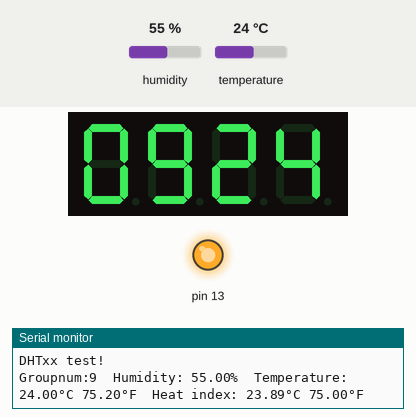
Simulated run of this sketch. Board: Arduino Uno, built with avr-gcc and run on an emulated ATmega328P. On the bench: 4-digit seven-segment display, output pins drawn as LEDs (lit = HIGH), the last lines printed to the serial monitor. Inputs (shaded band) come from the test bench; at power-on: temperature 24 °C, humidity 55 %.

Above: at 4.2 s.
4.3 s: temperature set to 12 °C
At 6.9 s:
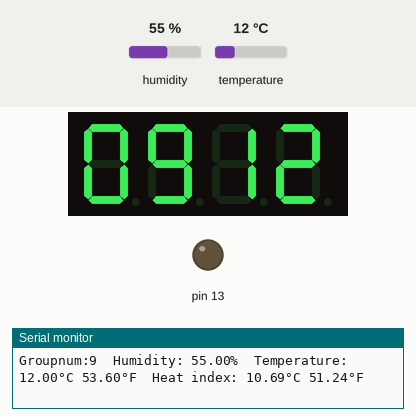
7.1 s: temperature set to 19 °C
At 9.7 s:
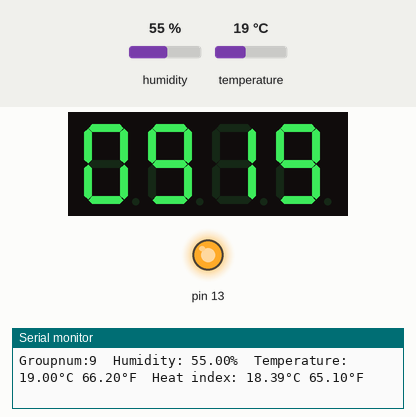
9.9 s: temperature set to 28 °C
At 15.4 s:
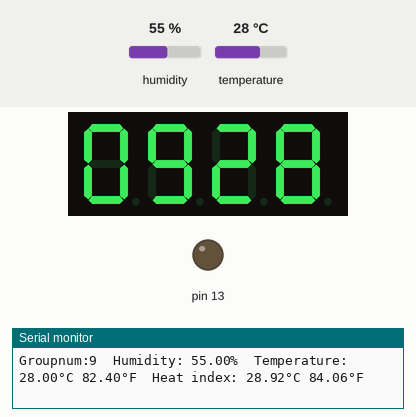
Timing chart, 0 to 18.9 s (numbered marks = the images above; inputs shaded):
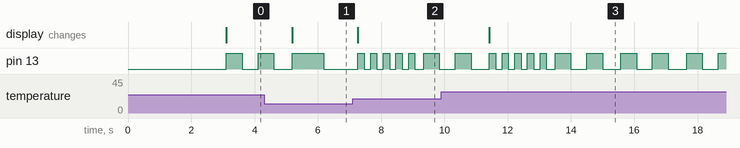

Measured:
- after the input at 4.3 s, the display: changes after 0.89 s (image 1)
- after the input at 7.1 s, the display: changes after 0.17 s (image 2)
- after the input at 9.9 s, the display: changes after 1.5 s (image 3)

The sketch:

DHTtester.ino
```cpp
// Example testing sketch for various DHT humidity/temperature sensors
// Written by ladyada, public domain

// REQUIRES the following Arduino libraries:
// - DHT Sensor Library: https://github.com/adafruit/DHT-sensor-library
// - Adafruit Unified Sensor Lib: https://github.com/adafruit/Adafruit_Sensor

#include "DHT.h"
#include "TM1637.h"

// pins definitions for TM1637 and can be changed to other ports
#define CLK 10
#define DIO 9

#define DHTPIN 2     // Digital pin connected to the DHT sensor
// Feather HUZZAH ESP8266 note: use pins 3, 4, 5, 12, 13 or 14 --
// Pin 15 can work but DHT must be disconnected during program upload.

// Uncomment whatever type you're using!
#define DHTTYPE DHT11   // DHT 11
//#define DHTTYPE DHT22   // DHT 22  (AM2302), AM2321
//#define DHTTYPE DHT21   // DHT 21 (AM2301)

// Connect pin 1 (on the left) of the sensor to +5V
// NOTE: If using a board with 3.3V logic like an Arduino Due connect pin 1
// to 3.3V instead of 5V!
// Connect pin 2 of the sensor to whatever your DHTPIN is
// Connect pin 4 (on the right) of the sensor to GROUND
// Connect a 10K resistor from pin 2 (data) to pin 1 (power) of the sensor

// Initialize DHT sensor.
// Note that older versions of this library took an optional third parameter to
// tweak the timings for faster processors.  This parameter is no longer needed
// as the current DHT reading algorithm adjusts itself to work on faster procs.
DHT dht(DHTPIN, DHTTYPE);
TM1637 tm1637(CLK,DIO);

int8_t TimeDisp[] = {0xff, 0xff, 0xff, 0xff};
int flag;//温度变化标志，与前一秒相比：相等置0、更小置1、更大置2

void setup() {
  Serial.begin(9600);
  Serial.println(F("DHTxx test!"));
  pinMode(13, OUTPUT);
  tm1637.init();
  tm1637.set(2);         // TYPICAL = 2, DARKEST = 0, BRIGHTEST = 7;
  tm1637.display(0,10);  // show A B C D for testing
  tm1637.display(1,11);
  tm1637.display(2,12);
  tm1637.display(3,13);
  delay(3000);
  dht.begin();
}

void loop() {
  // Wait a few seconds between measurements.

  // Reading temperature or humidity takes about 250 milliseconds!
  // Sensor readings may also be up to 2 seconds 'old' (its a very slow sensor)
  float h = dht.readHumidity();
  // Read temperature as Celsius (the default)
  float t = dht.readTemperature();
  // Read temperature as Fahrenheit (isFahrenheit = true)
  float f = dht.readTemperature(true);

  int temp = dht.readTemperature();
  // Check if any reads failed and exit early (to try again).
  if (isnan(h) || isnan(t) || isnan(f)) {
    Serial.println(F("Failed to read from DHT sensor!"));
    return;
  }

  // Compute heat index in Fahrenheit (the default)
  float hif = dht.computeHeatIndex(f, h);
  // Compute heat index in Celsius (isFahreheit = false)
  float hic = dht.computeHeatIndex(t, h, false);
  Serial.print(F("Groupnum:9"));
  Serial.print(F("  Humidity: "));
  Serial.print(h);
  Serial.print(F("%  Temperature: "));
  Serial.print(t);
  Serial.print(F("°C "));
  Serial.print(f);
  Serial.print(F("°F  Heat index: "));
  Serial.print(hic);
  Serial.print(F("°C "));
  Serial.print(hif);
  Serial.println(F("°F"));

  TimeDisp[0] = 0;
  TimeDisp[1] = 9;
  TimeDisp[2] = temp / 10;
  TimeDisp[3] = temp % 10;

  tm1637.display(0,TimeDisp[0]);
  tm1637.display(1,TimeDisp[1]);
  tm1637.display(2,TimeDisp[2]);
  tm1637.display(3,TimeDisp[3]);
  float t_pre = t;//记录当前温度

  bling();//闪两秒灯

  t = dht.readTemperature();//两秒后，再次读当前温度

  //根据两秒内温度变化给标志flag赋值
  if (t > t_pre) {
    flag = 2;
  }
  else if (t < t_pre) {
    flag = 1;
  }
  else {
    flag = 0;
  }

}

//找不到好的实现方式QAQ，直接写了两秒闪灯
void bling() {
    if(flag==0){//常态
      digitalWrite(13, HIGH);   // turn the LED on (HIGH is the voltage level)
      delay(500);                       // wait for a second
      digitalWrite(13, LOW);    // turn the LED off by making the voltage LOW
      delay(500);
      digitalWrite(13, HIGH);   // turn the LED on (HIGH is the voltage level)
      delay(500);                       // wait for a second
      digitalWrite(13, LOW);    // turn the LED off by making the voltage LOW
      delay(500);
    }
    if(flag==1){//变慢
      digitalWrite(13, HIGH);
      delay(1000);
      digitalWrite(13, LOW);    // turn the LED off by making the voltage LOW
      delay(1000);
    }
    if(flag==2){//变快
      digitalWrite(13, HIGH);   // turn the LED on (HIGH is the voltage level)
      delay(200);                       // wait for a second
      digitalWrite(13, LOW);    // turn the LED off by making the voltage LOW
      delay(200);
      digitalWrite(13, HIGH);   // turn the LED on (HIGH is the voltage level)
      delay(200);                       // wait for a second
      digitalWrite(13, LOW);    // turn the LED off by making the voltage LOW
      delay(200);
      digitalWrite(13, HIGH);   // turn the LED on (HIGH is the voltage level)
      delay(200);                       // wait for a second
      digitalWrite(13, LOW);    // turn the LED off by making the voltage LOW
      delay(200);
      digitalWrite(13, HIGH);   // turn the LED on (HIGH is the voltage level)
      delay(200);                       // wait for a second
      digitalWrite(13, LOW);    // turn the LED off by making the voltage LOW
      delay(200);
      digitalWrite(13, HIGH);   // turn the LED on (HIGH is the voltage level)
      delay(200);                       // wait for a second
      digitalWrite(13, LOW);    // turn the LED off by making the voltage LOW
      delay(200);
    }
}
```
